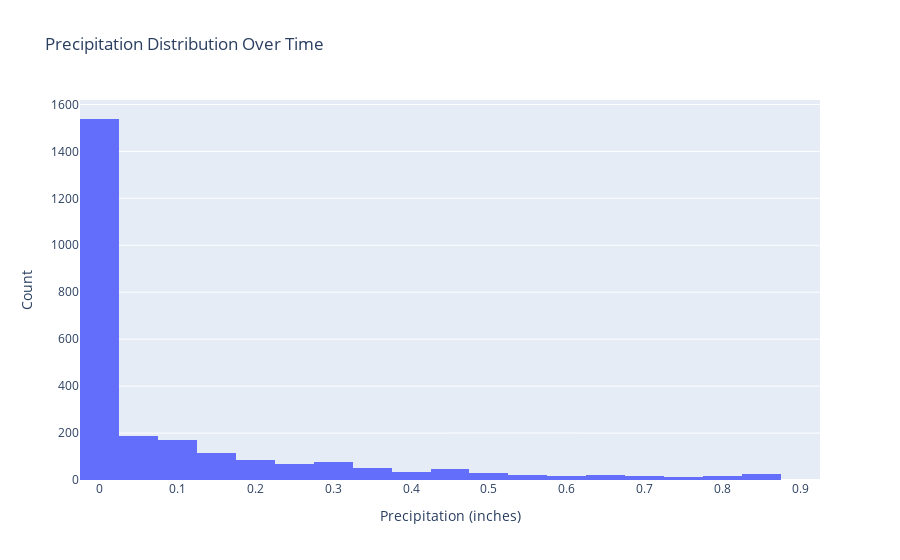

Here is the notebook cell this chart was saved with:
### Markdown cell above
<h3> Precipication Histogram</h3>

### Code cell
fig = px.histogram(x=df.precip,nbins=20,labels={'x':'Precipitation (inches)'},title='Precipitation Distribution Over Time',)
fig.update_layout(xaxis_title='Precipitation (inches)',yaxis_title='Count')
fig.write_html("Sylhet_Precipitation Distribution Over Time.html")
fig.show()

### Figure 1 — Plotly figure (JSON) as saved in the notebook; plotly's stock layout.template omitted (floating-point values rounded to 4 significant figures; data arrays with more than 128 entries replaced by an {"elided": "..."} marker saying what was removed)
{"data": [{"alignmentgroup": "True", "bingroup": "x", "hovertemplate": "Precipitation (inches)=%{x}<br>count=%{y}<extra></extra>", "legendgroup": "", "marker": {"color": "#636efa", "pattern": {"shape": ""}}, "name": "", "nbinsx": 20, "offsetgroup": "", "orientation": "v", "showlegend": false, "type": "histogram", "x": {"elided": "2535 float values"}, "xaxis": "x", "yaxis": "y"}], "layout": {"autosize": true, "barmode": "relative", "legend": {"tracegroupgap": 0}, "title": {"text": "Precipitation Distribution Over Time"}, "xaxis": {"anchor": "y", "autorange": true, "domain": [0, 1], "range": [-0.025, 0.925], "title": {"text": "Precipitation (inches)"}, "type": "linear"}, "yaxis": {"anchor": "x", "autorange": true, "domain": [0, 1], "range": [0, 1619.0], "title": {"text": "Count"}}}}
